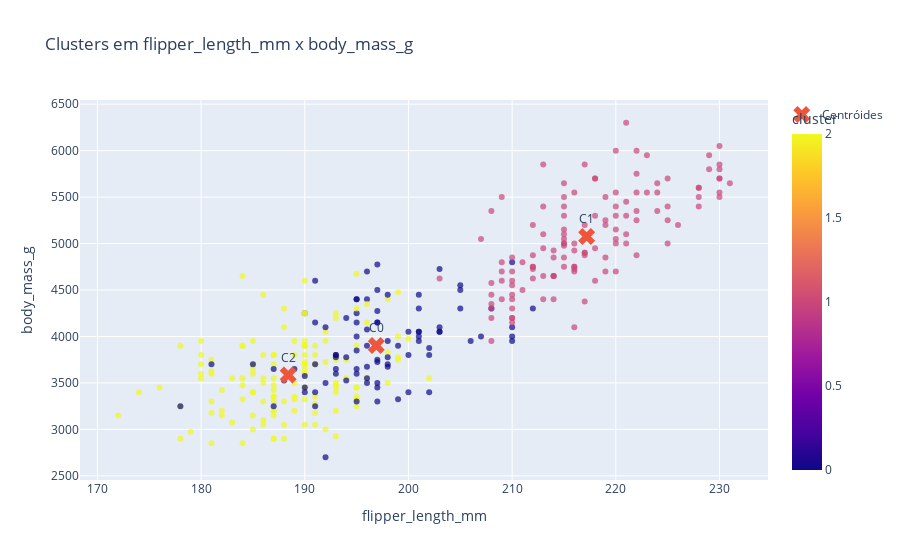

The code cell stored with this chart in its notebook:
### Code cell
# Gráfico 2 – flipper_length_mm x body_mass_g com clusters e centróides
fig2 = px.scatter(
    penguins_cluster,
    x='flipper_length_mm',
    y='body_mass_g',
    color='cluster',
    title='Clusters em flipper_length_mm x body_mass_g',
    opacity=0.7
)

fig2.add_trace(
    go.Scatter(
        x=centroids_df['flipper_length_mm'],
        y=centroids_df['body_mass_g'],
        mode='markers+text',
        marker=dict(size=15, symbol='x'),
        text=[f'C{i}' for i in range(len(centroids_df))],
        textposition='top center',
        name='Centróides'
    )
)

fig2.show()

### Figure 1 — Plotly figure (JSON) as saved in the notebook; plotly's stock layout.template omitted (floating-point values rounded to 4 significant figures; data arrays with more than 128 entries replaced by an {"elided": "..."} marker saying what was removed)
{"data": [{"hovertemplate": "flipper_length_mm=%{x}<br>body_mass_g=%{y}<br>cluster=%{marker.color}<extra></extra>", "legendgroup": "", "marker": {"color": {"elided": "342 int values"}, "coloraxis": "coloraxis", "opacity": 0.7, "symbol": "circle"}, "mode": "markers", "name": "", "orientation": "v", "showlegend": false, "type": "scatter", "x": {"elided": "342 int values"}, "xaxis": "x", "y": {"elided": "342 int values"}, "yaxis": "y"}, {"marker": {"size": 15, "symbol": "x"}, "mode": "markers+text", "name": "Centróides", "text": ["C0", "C1", "C2"], "textposition": "top center", "type": "scatter", "x": [196.9, 217.2, 188.4], "y": [3902.0, 5076.0, 3585.0]}], "layout": {"coloraxis": {"colorbar": {"title": {"text": "cluster"}}, "colorscale": [[0, "#0d0887"], [0.1111, "#46039f"], [0.2222, "#7201a8"], [0.3333, "#9c179e"], [0.4444, "#bd3786"], [0.5556, "#d8576b"], [0.6667, "#ed7953"], [0.7778, "#fb9f3a"], [0.8889, "#fdca26"], [1, "#f0f921"]]}, "legend": {"tracegroupgap": 0}, "title": {"text": "Clusters em flipper_length_mm x body_mass_g"}, "xaxis": {"anchor": "y", "domain": [0, 1], "title": {"text": "flipper_length_mm"}}, "yaxis": {"anchor": "x", "domain": [0, 1], "title": {"text": "body_mass_g"}}}}
